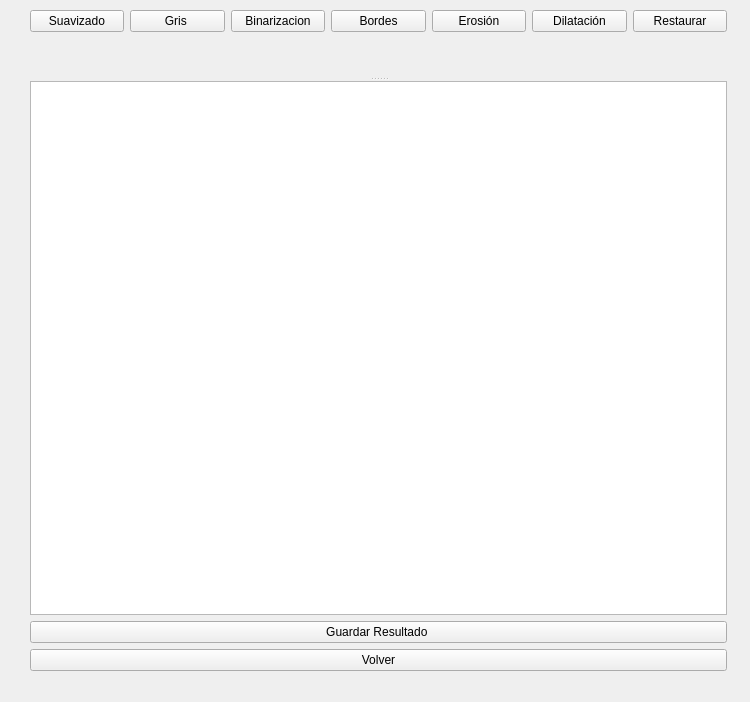
<?xml version="1.0" encoding="UTF-8"?>
<ui version="4.0">
 <class>Form</class>
 <widget class="QWidget" name="Form">
  <property name="geometry">
   <rect>
    <x>0</x>
    <y>0</y>
    <width>750</width>
    <height>702</height>
   </rect>
  </property>
  <property name="windowTitle">
   <string>Form</string>
  </property>
  <widget class="QWidget" name="">
   <property name="geometry">
    <rect>
     <x>30</x>
     <y>10</y>
     <width>697</width>
     <height>661</height>
    </rect>
   </property>
   <layout class="QVBoxLayout" name="verticalLayout">
    <item>
     <layout class="QHBoxLayout" name="horizontalLayout">
      <item>
       <widget class="QPushButton" name="btn_blur">
        <property name="text">
         <string>Suavizado</string>
        </property>
       </widget>
      </item>
      <item>
       <widget class="QPushButton" name="btn_gray">
        <property name="text">
         <string>Gris </string>
        </property>
       </widget>
      </item>
      <item>
       <widget class="QPushButton" name="btn_binary">
        <property name="text">
         <string>Binarizacion</string>
        </property>
       </widget>
      </item>
      <item>
       <widget class="QPushButton" name="btn_edges">
        <property name="text">
         <string>Bordes</string>
        </property>
       </widget>
      </item>
      <item>
       <widget class="QPushButton" name="btn_erode">
        <property name="text">
         <string>Erosión</string>
        </property>
       </widget>
      </item>
      <item>
       <widget class="QPushButton" name="btn_dilate">
        <property name="text">
         <string>Dilatación</string>
        </property>
       </widget>
      </item>
      <item>
       <widget class="QPushButton" name="btn_restore">
        <property name="text">
         <string>Restaurar</string>
        </property>
       </widget>
      </item>
     </layout>
    </item>
    <item>
     <widget class="QSplitter" name="splitter">
      <property name="orientation">
       <enum>Qt::Vertical</enum>
      </property>
      <widget class="QLabel" name="label_preview">
       <property name="text">
        <string/>
       </property>
       <property name="scaledContents">
        <bool>true</bool>
       </property>
      </widget>
      <widget class="QTableWidget" name="tableWidget_proc"/>
     </widget>
    </item>
    <item>
     <widget class="QPushButton" name="btn_guardar">
      <property name="text">
       <string>Guardar Resultado </string>
      </property>
     </widget>
    </item>
    <item>
     <widget class="QPushButton" name="btn_volver">
      <property name="text">
       <string>Volver</string>
      </property>
     </widget>
    </item>
   </layout>
  </widget>
 </widget>
 <resources/>
 <connections/>
</ui>
